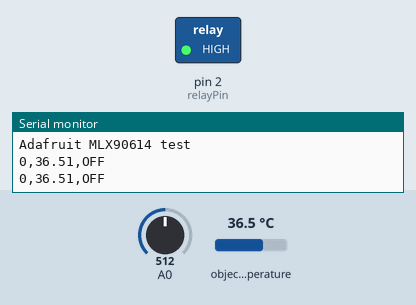
Recording of a sketch running on a simulated Arduino Uno, built with avr-gcc and run on an emulated ATmega328P. Parts: switched loads named in the sketch (green lamp = pin HIGH), the last lines printed to the serial monitor. The test bench sets the inputs (shaded band); at power-on: A0 = 512, object temperature 36.5 °C.

Above: at 1.8 s.
1.9 s: A0 set to 492
At 2.7 s:
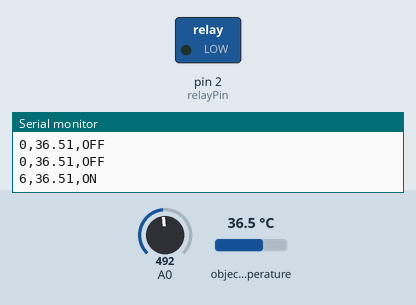
3.5 s: A0 set to 511
At 4.3 s:
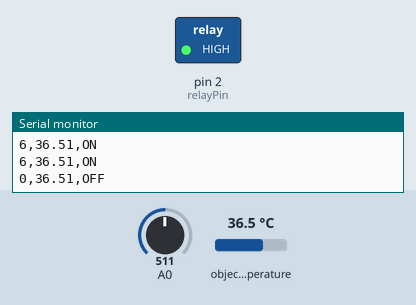
5.5 s: A0 set to 306
At 7.1 s:
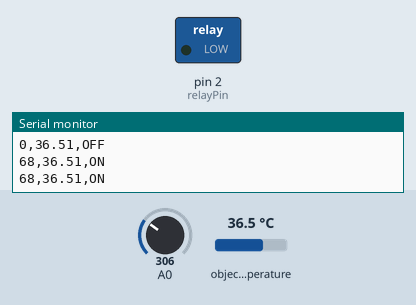
Timing chart, 0 to 8.6 s (numbered marks = the images above; inputs shaded):
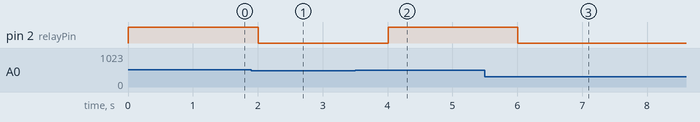

The sketch:

sage-transformer.ino
```cpp
#include <Adafruit_MLX90614.h>

Adafruit_MLX90614 mlx = Adafruit_MLX90614();
#define relayPin 2
#define wet 210
#define dry 510

void setup() {
  Serial.begin(9600);
  while (!Serial);

  Serial.println("Adafruit MLX90614 test");

  if (!mlx.begin()) {
    Serial.println("Error connecting to MLX sensor. Check wiring.");
    while (1);
  }

  pinMode(relayPin, OUTPUT);
  digitalWrite(relayPin, HIGH);
}

void loop() {
  int sensorValue = analogRead(A0);
  int moisturePercentage = map(sensorValue, dry, wet, 0, 100);

  Serial.print(moisturePercentage);
  Serial.print(",");
  Serial.print(mlx.readObjectTempC());
  Serial.print(",");

  if ((moisturePercentage >0)&&(moisturePercentage <100)) {
    digitalWrite(relayPin, LOW);
    Serial.print("ON");
  } else {
    digitalWrite(relayPin, HIGH);
    Serial.print("OFF");
  }
  Serial.println();

  delay(1000); // Delay for stability, adjust as needed
}
```

Measured:
- the behaviour switches between 508 and 507 on A0 (found by bisection; images 0 and 1)
- after the input at 1.9 s, pin 2 (relayPin): HIGH → LOW after 0.10 s
- after the input at 3.5 s, pin 2 (relayPin): LOW → HIGH after 0.51 s
- after the input at 5.5 s, pin 2 (relayPin): HIGH → LOW after 0.51 s
